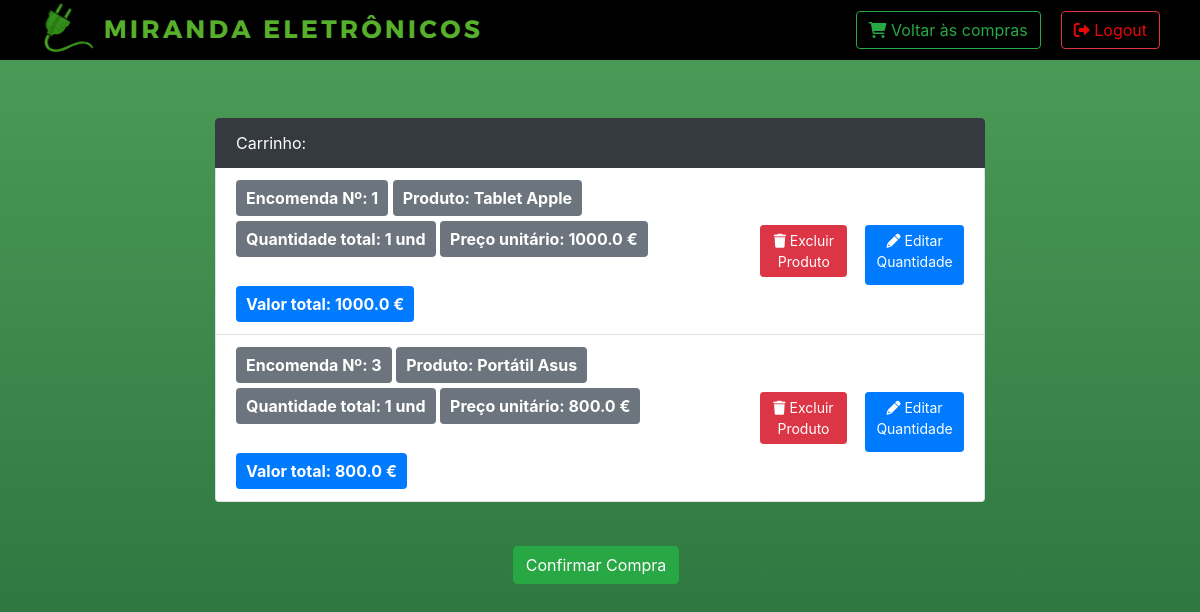
The app's page /carrinho/1 with its own data.
### app.py (models this page shows, shortened)
class Venda(db.Model):
    __tablename__ = "vendas"
    id_venda = db.Column(db.Integer, primary_key=True)
    id_cliente = db.Column(db.Integer, db.ForeignKey('usuarios.id_usuario'))
    data_venda = db.Column(db.Date)
    nome_produto = db.Column(db.String, db.ForeignKey('produtos.nome_produto'))
    preco_iva = db.Column(db.Float, db.ForeignKey('produtos.preco_iva'))
    quantidade = db.Column(db.Integer)
    desconto = db.Column(db.Float)
    valor_total = db.Column(db.Float)
    produto = db.relationship('Produtos', foreign_keys=nome_produto)
    cliente = db.relationship('Usuarios', foreign_keys=id_cliente)

class Produtos(db.Model):
    __tablename__ = "produtos"
    id_produto = db.Column(db.Integer, primary_key=True)
    id_fornecedor = db.Column(db.Integer, db.ForeignKey('usuarios.id_usuario'))
    nome_produto = db.Column(db.String(100), unique=True)
    descricao_produto = db.Column(db.String(200))
    preco_iva = db.Column(db.Float) #Preço definido para a venda a clientes, com iva já incluído
    preco_compra = db.Column(db.Float) #Preço no qual o produto foi comprado pelo fornecedor
    qtd_stock = db.Column(db.Integer)
    lugar_armazem = db.Column(db.String(100))
    fornecedor = db.relationship('Usuarios', foreign_keys=id_fornecedor) #Relacionamento entre a tabela "usuarios" e o id_fornecedor da tabela "produtos"
    def __repr__(self):
        return "{}".format(self.nome_produto)

### app.py (the view)
@app.route('/carrinho/<id_usuario>', methods=['GET', 'POST'])
def carrinho(id_usuario):
    global pedido
    consulta_produtos = db.session.query(Produtos)
    pedido_total = db.session.query(Venda).filter_by(id_cliente=id_usuario)
    if pedido_total is not None:
        for pedido in pedido_total:
            valor_total_cliente = calcular_valor_total(pedido.preco_iva, pedido.quantidade)
            pedido.valor_total = valor_total_cliente
            db.session.add(pedido)
            db.session.commit()
    if request.method != 'POST':
        return render_template("carrinhocliente.html", id_usuario=id_usuario, pedido_total=pedido_total, consulta_produtos=consulta_produtos)
    else:
        return render_template("carrinhocliente.html", id_usuario=id_usuario, pedido_total=pedido_total, consulta_produtos=consulta_produtos)

### app.py (called while the page is built)
def calcular_valor_total(preco_iva, quantidade):
        valor_total_cliente = (preco_iva * quantidade)
        return valor_total_cliente

### templates/carrinhocliente.html (shortened to what this page needs)
<!DOCTYPE html>
<html lang="en">
<head>
    <link rel="stylesheet" href="https://stackpath.bootstrapcdn.com/bootstrap/4.5.2/css/bootstrap.min.css">
    <link rel="stylesheet" href="https://cdnjs.cloudflare.com/ajax/libs/font-awesome/6.0.0-beta3/css/all.min.css">
</head>
<body>
    <div class="navbar">
        <ul class="mr-auto">
            <li>
                <h1 class="navbar-title">
                    <img src="{{ url_for('static', filename='logo.png') }}" alt="Logo da Miranda Eletrônicos" class="navbar-logo">
                </h1>
            </li>
        </ul>
        <form class="carrinho-superior" action="{{ url_for('adicionar_produto', id_usuario=id_usuario) }}" method="post">
            <button class="btn btn-outline-success" type="submit">
                <i class="fas fa-shopping-cart"></i> Voltar às compras
            </button>
        </form>
        <ul>
            <li>
                <a href="/sair" class="btn btn-outline-danger">
                    <i class="fas fa-sign-out-alt"></i> Logout
                </a>
            </li>
        </ul>
    </div>
    <div class="container-fluid mt-5">
        <div class="row">
            <div class="col-md-8 offset-md-2">
                <ul class="list-group">
                    <li class="list-group-item active text-center">Carrinho:</li>
                    {% for pedido in pedido_total %}
                        <li class="list-group-item">
                            <div class="d-flex justify-content-between align-items-center">
                                <div>
                                    <span class="badge badge-secondary" style="font-size: 16px; padding: 10px; margin-bottom: 5px;">Encomenda Nº: {{ pedido.id_venda }}</span>
                                    <span class="badge badge-secondary" style="font-size: 16px; padding: 10px; margin-bottom: 5px;">Produto: {{ pedido.produto }}</span>
                                    <span class="badge badge-secondary" style="font-size: 16px; padding: 10px; margin-bottom: 5px;">Quantidade total: {{ pedido.quantidade }} und</span>
                                    <span class="badge badge-secondary" style="font-size: 16px; padding: 10px; margin-bottom: 5px;">Preço unitário: {{ pedido.preco_iva }} €</span><br><br>
                                    <span class="badge badge-primary" style="font-size: 16px; padding: 10px;">Valor total: {{ pedido.valor_total }} €</span>
                                </div>
                                <div class="mt-2">
                                    <div class="d-flex">
                                        <a href="/excluir_produto/{{ id_usuario }}/{{ pedido.id_venda }}" class="btn btn-danger btn-sm mb-2 mr-2">
                                            <i class="fas fa-trash"></i> Excluir Produto
                                        </a>
                                        <a href="#" class="btn btn-primary btn-sm" onclick="mostrarPrompt('{{ id_usuario }}/{{ pedido.id_venda }}')">
                                            <i class="fas fa-pencil-alt"></i> Editar Quantidade
                                        </a>
                                    </div>
                                </div>
                            </div>
                        </li>
                    {% endfor %}
                </ul>
            </div>
        </div>
    </div>
    <div class="d-flex justify-content-center mt-4">
        <form action="{{ url_for('confirmar_compra', id_usuario=id_usuario, id_venda=id_venda) }}" method="POST" class="mr-2">
            <button class="btn btn-success" type="submit">Confirmar Compra</button>
        </form>
    </div>
</body>
</html>

### templates/carrinhocliente.html (style rules this page uses)
body { background: linear-gradient(to bottom, #4d9e59, #276c3a); margin: 0; padding-top: 50px; min-height: 100vh; }
.navbar { position: fixed; top: 0; left: 0; right: 0; display: flex; justify-content: space-between; align-items: center; padding: 10px 20px; color: #fff; transition: background-color 0.3s; z-index: 1000; background-color: black; }
.navbar-title { font-size: 24px; margin: 0; text-align: center; white-space: nowrap; max-width: 80%; }
.navbar ul { list-style-type: none; margin: 0; padding: 0; display: flex; justify-content: space-between; align-items: center; padding: 5px 20px; height: 40px; }
.navbar ul li a { text-decoration: none; color: #e70808; }
.list-group { margin: 20px 0; }
.list-group-item { display: flex; justify-content: space-between; align-items: center; }
.list-group-item.active { background-color: #343a40; border-color: #343a40; }
.list-group-item a.btn { margin-left: 10px; }
.btn-danger { background-color: #dc3545; border-color: #dc3545; }
.btn-primary { background-color: #007bff; border-color: #007bff; }

### records on screen
Venda: id_venda "1", produto "Tablet Apple", quantidade "1", preco_iva "1000.0", valor_total "1000.0"
Venda: id_venda "3", produto "Portátil Asus", quantidade "1", preco_iva "800.0", valor_total "800.0"
